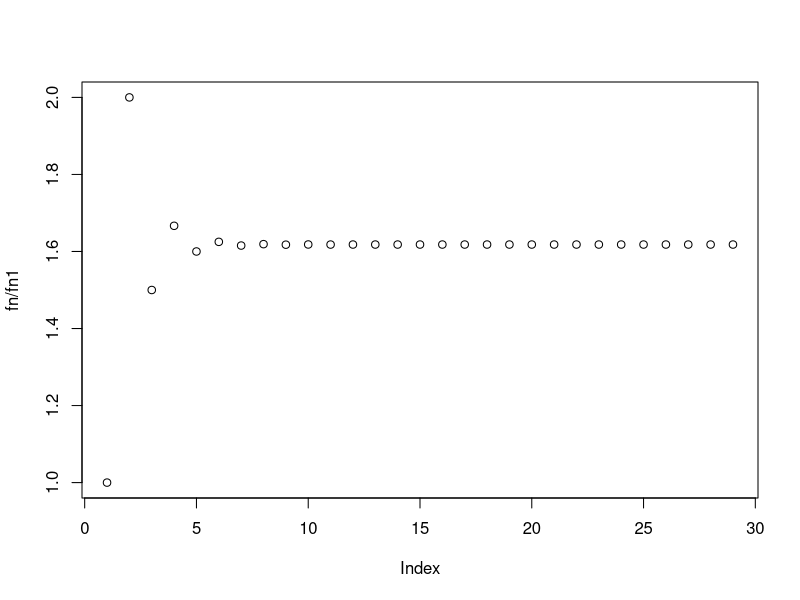
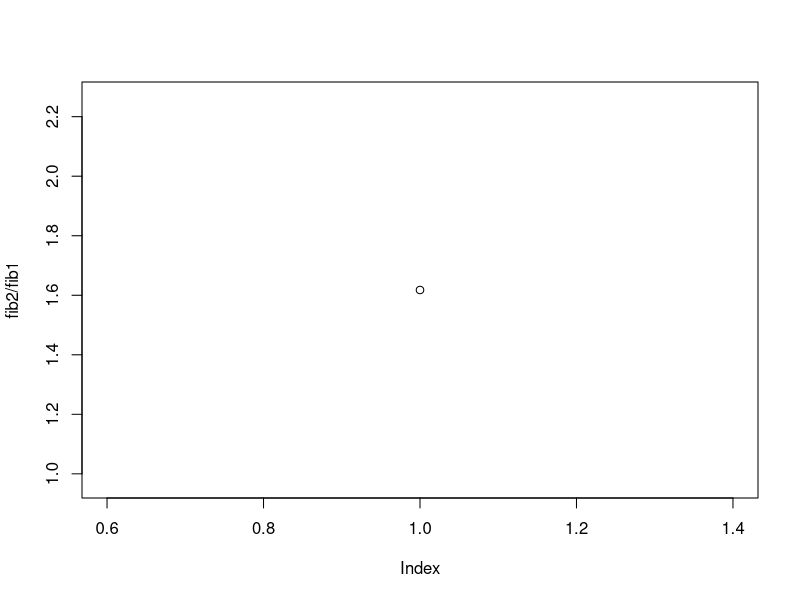
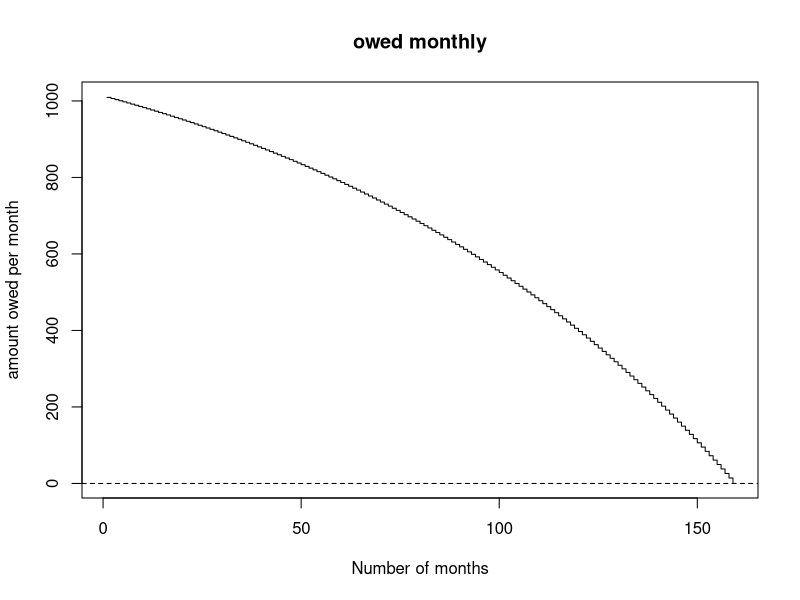

Source code (R) for these figures, in order:
#Luke Hartnett
#18375011
#Q1
qroots <- function(a = 0,b,c) {
  d <- sqrt(b ^ 2 - 4 * a * c)
  return(c((-b - d) / (2 * a), (-b + d) / (2 * a)))
}
qroots(1,0,-1)
##a can never be zero because you cannot divide by zero

#Q2
#a
fibs <- function(n)
{
  fib <- numeric(n)
  fib[1:2] <- 1
  for (i in 3:n)
    {fib[i] <- fib[i-1] + fib[i-2]
  }
  fib
  
}  
#b
n <- 30
fib <- numeric(n)
fib[1:2] <- 1
for(i in 3:n){
  fib[i] <- fib[i - 1] + fib[i - 2]
}
fn <- fib[-1]
fn1 <- fib[-n]
fib
plot(fn/fn1)
#yes it does seem to be converging 
#c
 fib1 <- 1
 fib2 <- 1
 fibs <- c(fib1, fib2)
 n <- 2
 golden <- (1+sqrt(5))/2
 eps <- 0.001
 while(abs(fib2/fib1 - golden) >= eps) {
   fibnew <- fib1 + fib2
   fibs <- c(fibs, fibnew)
   fib1 <- fib2
   fib2 <- fibnew
   n <- n+1
   print(fib2/fib1)
 }
plot(fib2/fib1)
#yes it does seem to be converging on the one point


#5
 nmonths <- 0
 debt <- 1000
 while(debt > 0)
 {
   debt <- debt+debt*(0.11/12)
   debt <- debt - 12
   nmonths <- nmonths + 1
   
 }
 nmonths

 #159

 #b
 target <- 0
 owed <- numeric(159)
 nmonths <- 1
 i <- 0
 rate <- 0.11
 debt <- 1000
 #debt <- loan*(1+(0.11/12))
 while(debt > target)
 {
    debt <- debt+debt*(0.11/12)
    i <- i+1
    owed[i] <- debt
    debt <- debt -12
    
    
 }

owed
nmonths
 plot(1:159, owed, type = "s",xlab = "Number of months", ylab = "amount owed per month",main = "owed monthly")
 abline(h = target, lty = 2)
 
#c
sum(owed*rate)

